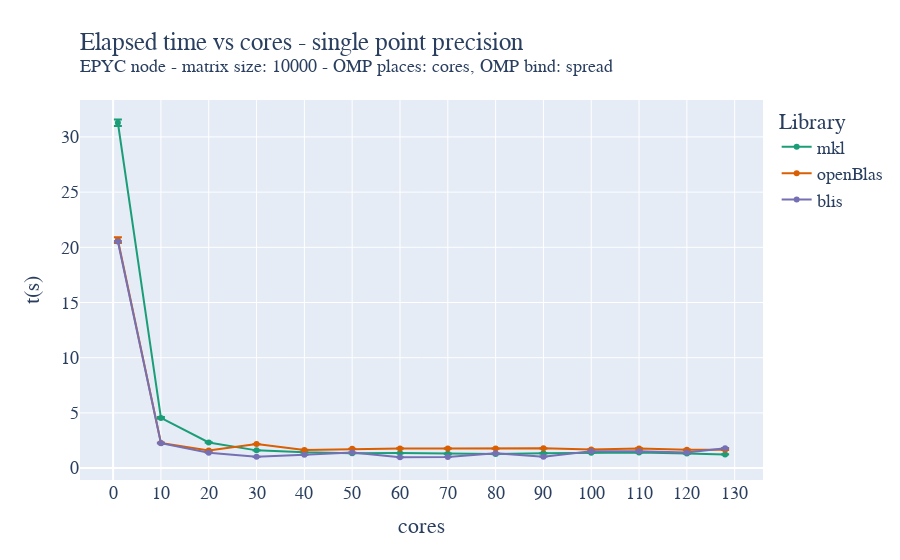

Notebook code cell kept with this figure:
### Code cell
fig = go.Figure()

fig.add_trace(go.Scatter(x=mkl_float_avg["cores"]["mean"], y=mkl_float_avg["time"]["mean"], name='mkl',
                         error_y=dict(
                             type="data",
                             array=mkl_float_avg["time"]["std"],
                             visible=True)))
fig.add_trace(go.Scatter(x=oblas_float_avg["cores"]["mean"], y=oblas_float_avg["time"]["mean"], name='openBlas',
                         error_y=dict(
                             type="data",
                             array=oblas_float_avg["time"]["std"],
                             visible=True)))
fig.add_trace(go.Scatter(x=blis_float_avg["cores"]["mean"], y=blis_float_avg["time"]["mean"], name='blis',
                         error_y=dict(
                             type="data",
                             array=blis_float_avg["time"]["std"],
                             visible=True)))

fig.update_layout(
    title=go.layout.Title(
        text="Elapsed time vs cores - single point precision<br><sup>EPYC node - matrix size: 10000 - OMP places: cores, OMP bind: spread</sup>",
        xref="paper",
        x=0,
    ),
    xaxis_title="cores",
    xaxis = dict(
        tickmode = 'linear',
        tick0 = '0',
        dtick = '10'
    ),
    yaxis_title="t(s)",
    legend_title="Library",
    font=dict(
        family="Courier New, monospace",
        size=18,
    ),
    colorway=["#1b9e77","#d95f02", "#7570b3"]
)
fig.show()
fig.write_image("/home/andres/hpc/Foundations_of_HPC_2022/Assignment/my_assignment/report/images/fixed_size_epyc_float_time_spread.pdf", height=500, width=1000)

### Figure 1 — Plotly figure (JSON) as saved in the notebook; plotly's stock layout.template omitted (floating-point values rounded to 4 significant figures)
{"data": [{"error_y": {"array": [0.2998, 0.08595, 0.02012, 0.01028, 0.007533, 0.008832, 0.01496, 0.01733, 0.01064, 0.01608, 0.01841, 0.012, 0.02084, 0.01653], "type": "data", "visible": true}, "name": "mkl", "type": "scatter", "x": [1, 10, 20, 30, 40, 50, 60, 70, 80, 90, 100, 110, 120, 128], "y": [31.28, 4.549, 2.321, 1.607, 1.426, 1.349, 1.358, 1.304, 1.277, 1.35, 1.393, 1.415, 1.326, 1.241]}, {"error_y": {"array": [0.2624, 0.01847, 0.01792, 0.01139, 0.005467, 0.01315, 0.01395, 0.01688, 0.01678, 0.01135, 0.01434, 0.01365, 0.01967, 0.01424], "type": "data", "visible": true}, "name": "openBlas", "type": "scatter", "x": [1, 10, 20, 30, 40, 50, 60, 70, 80, 90, 100, 110, 120, 128], "y": [20.66, 2.283, 1.588, 2.184, 1.647, 1.745, 1.779, 1.773, 1.765, 1.796, 1.689, 1.777, 1.656, 1.663]}, {"error_y": {"array": [0.03573, 0.04176, 0.00887, 0.00786, 0.008657, 0.01471, 0.0063, 0.009736, 0.01356, 0.01007, 0.01297, 0.01267, 0.008892, 0.01186], "type": "data", "visible": true}, "name": "blis", "type": "scatter", "x": [1, 10, 20, 30, 40, 50, 60, 70, 80, 90, 100, 110, 120, 128], "y": [20.53, 2.261, 1.394, 1.024, 1.202, 1.407, 0.9838, 1.013, 1.34, 1.035, 1.52, 1.517, 1.414, 1.809]}], "layout": {"colorway": ["#1b9e77", "#d95f02", "#7570b3"], "font": {"family": "Courier New, monospace", "size": 18}, "legend": {"title": {"text": "Library"}}, "title": {"text": "Elapsed time vs cores - single point precision<br><sup>EPYC node - matrix size: 10000 - OMP places: cores, OMP bind: spread</sup>", "x": 0, "xref": "paper"}, "xaxis": {"dtick": "10", "tick0": "0", "tickmode": "linear", "title": {"text": "cores"}}, "yaxis": {"title": {"text": "t(s)"}}}}
